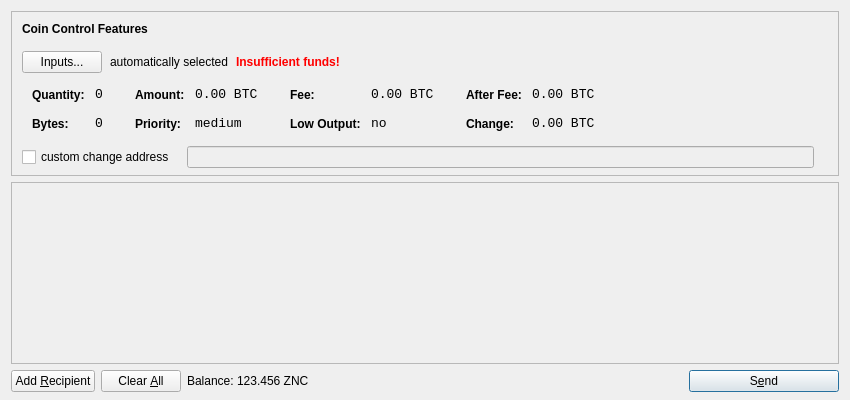
<?xml version="1.0" encoding="UTF-8"?>
<ui version="4.0">
 <class>SendCoinsDialog</class>
 <widget class="QDialog" name="SendCoinsDialog">
  <property name="geometry">
   <rect>
    <x>0</x>
    <y>0</y>
    <width>850</width>
    <height>400</height>
   </rect>
  </property>
  <property name="windowTitle">
   <string>Send Coins</string>
  </property>
  <layout class="QVBoxLayout" name="verticalLayout" stretch="0,1,0">
   <property name="bottomMargin">
    <number>8</number>
   </property>
   <item>
    <widget class="QFrame" name="frameCoinControl">
     <property name="sizePolicy">
      <sizepolicy hsizetype="Expanding" vsizetype="Expanding">
       <horstretch>0</horstretch>
       <verstretch>0</verstretch>
      </sizepolicy>
     </property>
     <property name="maximumSize">
      <size>
       <width>16777215</width>
       <height>16777215</height>
      </size>
     </property>
     <property name="frameShape">
      <enum>QFrame::StyledPanel</enum>
     </property>
     <property name="frameShadow">
      <enum>QFrame::Sunken</enum>
     </property>
     <layout class="QVBoxLayout" name="verticalLayoutCoinControl2">
      <property name="spacing">
       <number>-1</number>
      </property>
      <property name="leftMargin">
       <number>0</number>
      </property>
      <property name="topMargin">
       <number>0</number>
      </property>
      <property name="rightMargin">
       <number>0</number>
      </property>
      <property name="bottomMargin">
       <number>6</number>
      </property>
      <item>
       <layout class="QVBoxLayout" name="verticalLayoutCoinControl" stretch="0,0,0,0,1">
        <property name="spacing">
         <number>0</number>
        </property>
        <property name="leftMargin">
         <number>10</number>
        </property>
        <property name="topMargin">
         <number>10</number>
        </property>
        <item>
         <layout class="QHBoxLayout" name="horizontalLayoutCoinControl1">
          <property name="bottomMargin">
           <number>15</number>
          </property>
          <item>
           <widget class="QLabel" name="labelCoinControlFeatures">
            <property name="sizePolicy">
             <sizepolicy hsizetype="Preferred" vsizetype="Maximum">
              <horstretch>0</horstretch>
              <verstretch>0</verstretch>
             </sizepolicy>
            </property>
            <property name="font">
             <font>
              <weight>75</weight>
              <bold>true</bold>
             </font>
            </property>
            <property name="styleSheet">
             <string notr="true">font-weight:bold;</string>
            </property>
            <property name="text">
             <string>Coin Control Features</string>
            </property>
           </widget>
          </item>
         </layout>
        </item>
        <item>
         <layout class="QHBoxLayout" name="horizontalLayoutCoinControl2" stretch="0,0,0,0">
          <property name="spacing">
           <number>8</number>
          </property>
          <property name="bottomMargin">
           <number>10</number>
          </property>
          <item>
           <widget class="QPushButton" name="pushButtonCoinControl">
            <property name="styleSheet">
             <string notr="true"/>
            </property>
            <property name="text">
             <string>Inputs...</string>
            </property>
           </widget>
          </item>
          <item>
           <widget class="QLabel" name="labelCoinControlAutomaticallySelected">
            <property name="text">
             <string>automatically selected</string>
            </property>
            <property name="margin">
             <number>5</number>
            </property>
           </widget>
          </item>
          <item>
           <widget class="QLabel" name="labelCoinControlInsuffFunds">
            <property name="font">
             <font>
              <weight>75</weight>
              <bold>true</bold>
             </font>
            </property>
            <property name="styleSheet">
             <string notr="true">color:red;font-weight:bold;</string>
            </property>
            <property name="text">
             <string>Insufficient funds!</string>
            </property>
            <property name="margin">
             <number>5</number>
            </property>
           </widget>
          </item>
          <item>
           <spacer name="horizontalSpacerCoinControl">
            <property name="orientation">
             <enum>Qt::Horizontal</enum>
            </property>
            <property name="sizeHint" stdset="0">
             <size>
              <width>40</width>
              <height>1</height>
             </size>
            </property>
           </spacer>
          </item>
         </layout>
        </item>
        <item>
         <widget class="QWidget" name="widgetCoinControl" native="true">
          <property name="sizePolicy">
           <sizepolicy hsizetype="Preferred" vsizetype="Preferred">
            <horstretch>0</horstretch>
            <verstretch>0</verstretch>
           </sizepolicy>
          </property>
          <property name="minimumSize">
           <size>
            <width>0</width>
            <height>0</height>
           </size>
          </property>
          <property name="styleSheet">
           <string notr="true"/>
          </property>
          <layout class="QHBoxLayout" name="horizontalLayoutCoinControl5">
           <property name="margin">
            <number>0</number>
           </property>
           <item>
            <layout class="QHBoxLayout" name="horizontalLayoutCoinControl3" stretch="0,0,0,1">
             <property name="spacing">
              <number>20</number>
             </property>
             <property name="topMargin">
              <number>0</number>
             </property>
             <property name="bottomMargin">
              <number>10</number>
             </property>
             <item>
              <layout class="QFormLayout" name="formLayoutCoinControl1">
               <property name="horizontalSpacing">
                <number>10</number>
               </property>
               <property name="verticalSpacing">
                <number>14</number>
               </property>
               <property name="leftMargin">
                <number>10</number>
               </property>
               <property name="topMargin">
                <number>4</number>
               </property>
               <property name="rightMargin">
                <number>6</number>
               </property>
               <item row="0" column="0">
                <widget class="QLabel" name="labelCoinControlQuantityText">
                 <property name="styleSheet">
                  <string notr="true">font-weight:bold;</string>
                 </property>
                 <property name="text">
                  <string>Quantity:</string>
                 </property>
                 <property name="margin">
                  <number>0</number>
                 </property>
                </widget>
               </item>
               <item row="0" column="1">
                <widget class="QLabel" name="labelCoinControlQuantity">
                 <property name="font">
                  <font>
                   <family>Monospace</family>
                   <pointsize>10</pointsize>
                  </font>
                 </property>
                 <property name="cursor">
                  <cursorShape>IBeamCursor</cursorShape>
                 </property>
                 <property name="contextMenuPolicy">
                  <enum>Qt::ActionsContextMenu</enum>
                 </property>
                 <property name="text">
                  <string notr="true">0</string>
                 </property>
                 <property name="margin">
                  <number>0</number>
                 </property>
                 <property name="textInteractionFlags">
                  <set>Qt::LinksAccessibleByMouse|Qt::TextSelectableByKeyboard|Qt::TextSelectableByMouse</set>
                 </property>
                </widget>
               </item>
               <item row="1" column="0">
                <widget class="QLabel" name="labelCoinControlBytesText">
                 <property name="styleSheet">
                  <string notr="true">font-weight:bold;</string>
                 </property>
                 <property name="text">
                  <string>Bytes:</string>
                 </property>
                </widget>
               </item>
               <item row="1" column="1">
                <widget class="QLabel" name="labelCoinControlBytes">
                 <property name="font">
                  <font>
                   <family>Monospace</family>
                   <pointsize>10</pointsize>
                  </font>
                 </property>
                 <property name="cursor">
                  <cursorShape>IBeamCursor</cursorShape>
                 </property>
                 <property name="contextMenuPolicy">
                  <enum>Qt::ActionsContextMenu</enum>
                 </property>
                 <property name="text">
                  <string notr="true">0</string>
                 </property>
                 <property name="textInteractionFlags">
                  <set>Qt::LinksAccessibleByMouse|Qt::TextSelectableByKeyboard|Qt::TextSelectableByMouse</set>
                 </property>
                </widget>
               </item>
              </layout>
             </item>
             <item>
              <layout class="QFormLayout" name="formLayoutCoinControl2">
               <property name="horizontalSpacing">
                <number>10</number>
               </property>
               <property name="verticalSpacing">
                <number>14</number>
               </property>
               <property name="leftMargin">
                <number>6</number>
               </property>
               <property name="topMargin">
                <number>4</number>
               </property>
               <property name="rightMargin">
                <number>6</number>
               </property>
               <item row="0" column="0">
                <widget class="QLabel" name="labelCoinControlAmountText">
                 <property name="styleSheet">
                  <string notr="true">font-weight:bold;</string>
                 </property>
                 <property name="text">
                  <string>Amount:</string>
                 </property>
                 <property name="margin">
                  <number>0</number>
                 </property>
                </widget>
               </item>
               <item row="0" column="1">
                <widget class="QLabel" name="labelCoinControlAmount">
                 <property name="font">
                  <font>
                   <family>Monospace</family>
                   <pointsize>10</pointsize>
                  </font>
                 </property>
                 <property name="cursor">
                  <cursorShape>IBeamCursor</cursorShape>
                 </property>
                 <property name="contextMenuPolicy">
                  <enum>Qt::ActionsContextMenu</enum>
                 </property>
                 <property name="text">
                  <string notr="true">0.00 BTC</string>
                 </property>
                 <property name="textInteractionFlags">
                  <set>Qt::LinksAccessibleByMouse|Qt::TextSelectableByKeyboard|Qt::TextSelectableByMouse</set>
                 </property>
                </widget>
               </item>
               <item row="1" column="0">
                <widget class="QLabel" name="labelCoinControlPriorityText">
                 <property name="styleSheet">
                  <string notr="true">font-weight:bold;</string>
                 </property>
                 <property name="text">
                  <string>Priority:</string>
                 </property>
                </widget>
               </item>
               <item row="1" column="1">
                <widget class="QLabel" name="labelCoinControlPriority">
                 <property name="font">
                  <font>
                   <family>Monospace</family>
                   <pointsize>10</pointsize>
                  </font>
                 </property>
                 <property name="cursor">
                  <cursorShape>IBeamCursor</cursorShape>
                 </property>
                 <property name="contextMenuPolicy">
                  <enum>Qt::ActionsContextMenu</enum>
                 </property>
                 <property name="text">
                  <string>medium</string>
                 </property>
                 <property name="textInteractionFlags">
                  <set>Qt::LinksAccessibleByMouse|Qt::TextSelectableByKeyboard|Qt::TextSelectableByMouse</set>
                 </property>
                </widget>
               </item>
              </layout>
             </item>
             <item>
              <layout class="QFormLayout" name="formLayoutCoinControl3">
               <property name="horizontalSpacing">
                <number>10</number>
               </property>
               <property name="verticalSpacing">
                <number>14</number>
               </property>
               <property name="leftMargin">
                <number>6</number>
               </property>
               <property name="topMargin">
                <number>4</number>
               </property>
               <property name="rightMargin">
                <number>6</number>
               </property>
               <item row="0" column="0">
                <widget class="QLabel" name="labelCoinControlFeeText">
                 <property name="styleSheet">
                  <string notr="true">font-weight:bold;</string>
                 </property>
                 <property name="text">
                  <string>Fee:</string>
                 </property>
                 <property name="margin">
                  <number>0</number>
                 </property>
                </widget>
               </item>
               <item row="0" column="1">
                <widget class="QLabel" name="labelCoinControlFee">
                 <property name="font">
                  <font>
                   <family>Monospace</family>
                   <pointsize>10</pointsize>
                  </font>
                 </property>
                 <property name="cursor">
                  <cursorShape>IBeamCursor</cursorShape>
                 </property>
                 <property name="contextMenuPolicy">
                  <enum>Qt::ActionsContextMenu</enum>
                 </property>
                 <property name="text">
                  <string notr="true">0.00 BTC</string>
                 </property>
                 <property name="textInteractionFlags">
                  <set>Qt::LinksAccessibleByMouse|Qt::TextSelectableByKeyboard|Qt::TextSelectableByMouse</set>
                 </property>
                </widget>
               </item>
               <item row="1" column="0">
                <widget class="QLabel" name="labelCoinControlLowOutputText">
                 <property name="styleSheet">
                  <string notr="true">font-weight:bold;</string>
                 </property>
                 <property name="text">
                  <string>Low Output:</string>
                 </property>
                </widget>
               </item>
               <item row="1" column="1">
                <widget class="QLabel" name="labelCoinControlLowOutput">
                 <property name="font">
                  <font>
                   <family>Monospace</family>
                   <pointsize>10</pointsize>
                  </font>
                 </property>
                 <property name="cursor">
                  <cursorShape>IBeamCursor</cursorShape>
                 </property>
                 <property name="contextMenuPolicy">
                  <enum>Qt::ActionsContextMenu</enum>
                 </property>
                 <property name="text">
                  <string>no</string>
                 </property>
                 <property name="textInteractionFlags">
                  <set>Qt::LinksAccessibleByMouse|Qt::TextSelectableByKeyboard|Qt::TextSelectableByMouse</set>
                 </property>
                </widget>
               </item>
              </layout>
             </item>
             <item>
              <layout class="QFormLayout" name="formLayoutCoinControl4">
               <property name="horizontalSpacing">
                <number>10</number>
               </property>
               <property name="verticalSpacing">
                <number>14</number>
               </property>
               <property name="leftMargin">
                <number>6</number>
               </property>
               <property name="topMargin">
                <number>4</number>
               </property>
               <property name="rightMargin">
                <number>6</number>
               </property>
               <item row="0" column="0">
                <widget class="QLabel" name="labelCoinControlAfterFeeText">
                 <property name="styleSheet">
                  <string notr="true">font-weight:bold;</string>
                 </property>
                 <property name="text">
                  <string>After Fee:</string>
                 </property>
                 <property name="margin">
                  <number>0</number>
                 </property>
                </widget>
               </item>
               <item row="0" column="1">
                <widget class="QLabel" name="labelCoinControlAfterFee">
                 <property name="font">
                  <font>
                   <family>Monospace</family>
                   <pointsize>10</pointsize>
                  </font>
                 </property>
                 <property name="cursor">
                  <cursorShape>IBeamCursor</cursorShape>
                 </property>
                 <property name="contextMenuPolicy">
                  <enum>Qt::ActionsContextMenu</enum>
                 </property>
                 <property name="text">
                  <string notr="true">0.00 BTC</string>
                 </property>
                 <property name="textInteractionFlags">
                  <set>Qt::LinksAccessibleByMouse|Qt::TextSelectableByKeyboard|Qt::TextSelectableByMouse</set>
                 </property>
                </widget>
               </item>
               <item row="1" column="0">
                <widget class="QLabel" name="labelCoinControlChangeText">
                 <property name="styleSheet">
                  <string notr="true">font-weight:bold;</string>
                 </property>
                 <property name="text">
                  <string>Change:</string>
                 </property>
                </widget>
               </item>
               <item row="1" column="1">
                <widget class="QLabel" name="labelCoinControlChange">
                 <property name="font">
                  <font>
                   <family>Monospace</family>
                   <pointsize>10</pointsize>
                  </font>
                 </property>
                 <property name="cursor">
                  <cursorShape>IBeamCursor</cursorShape>
                 </property>
                 <property name="contextMenuPolicy">
                  <enum>Qt::ActionsContextMenu</enum>
                 </property>
                 <property name="text">
                  <string notr="true">0.00 BTC</string>
                 </property>
                 <property name="textInteractionFlags">
                  <set>Qt::LinksAccessibleByMouse|Qt::TextSelectableByKeyboard|Qt::TextSelectableByMouse</set>
                 </property>
                </widget>
               </item>
              </layout>
             </item>
            </layout>
           </item>
          </layout>
         </widget>
        </item>
        <item>
         <layout class="QHBoxLayout" name="horizontalLayoutCoinControl4" stretch="0,0,0">
          <property name="spacing">
           <number>12</number>
          </property>
          <property name="sizeConstraint">
           <enum>QLayout::SetDefaultConstraint</enum>
          </property>
          <property name="topMargin">
           <number>5</number>
          </property>
          <property name="rightMargin">
           <number>5</number>
          </property>
          <item>
           <widget class="QCheckBox" name="checkBoxCoinControlChange">
            <property name="text">
             <string>custom change address</string>
            </property>
           </widget>
          </item>
          <item>
           <widget class="QLineEdit" name="lineEditCoinControlChange">
            <property name="enabled">
             <bool>false</bool>
            </property>
            <property name="sizePolicy">
             <sizepolicy hsizetype="Expanding" vsizetype="Fixed">
              <horstretch>0</horstretch>
              <verstretch>0</verstretch>
             </sizepolicy>
            </property>
           </widget>
          </item>
          <item>
           <widget class="QLabel" name="labelCoinControlChangeLabel">
            <property name="sizePolicy">
             <sizepolicy hsizetype="Preferred" vsizetype="Expanding">
              <horstretch>0</horstretch>
              <verstretch>0</verstretch>
             </sizepolicy>
            </property>
            <property name="minimumSize">
             <size>
              <width>0</width>
              <height>0</height>
             </size>
            </property>
            <property name="text">
             <string/>
            </property>
            <property name="margin">
             <number>3</number>
            </property>
           </widget>
          </item>
         </layout>
        </item>
        <item>
         <spacer name="verticalSpacerCoinControl">
          <property name="orientation">
           <enum>Qt::Vertical</enum>
          </property>
          <property name="sizeHint" stdset="0">
           <size>
            <width>800</width>
            <height>1</height>
           </size>
          </property>
         </spacer>
        </item>
       </layout>
      </item>
     </layout>
    </widget>
   </item>
   <item>
    <widget class="QScrollArea" name="scrollArea">
     <property name="widgetResizable">
      <bool>true</bool>
     </property>
     <widget class="QWidget" name="scrollAreaWidgetContents">
      <property name="geometry">
       <rect>
        <x>0</x>
        <y>0</y>
        <width>830</width>
        <height>165</height>
       </rect>
      </property>
      <layout class="QVBoxLayout" name="verticalLayout_2">
       <property name="margin">
        <number>0</number>
       </property>
       <item>
        <layout class="QVBoxLayout" name="entries">
         <property name="spacing">
          <number>6</number>
         </property>
        </layout>
       </item>
       <item>
        <spacer name="verticalSpacer">
         <property name="orientation">
          <enum>Qt::Vertical</enum>
         </property>
         <property name="sizeHint" stdset="0">
          <size>
           <width>20</width>
           <height>40</height>
          </size>
         </property>
        </spacer>
       </item>
      </layout>
     </widget>
    </widget>
   </item>
   <item>
    <layout class="QHBoxLayout" name="horizontalLayout">
     <item>
      <widget class="QPushButton" name="addButton">
       <property name="toolTip">
        <string>Send to multiple recipients at once</string>
       </property>
       <property name="text">
        <string>Add &amp;Recipient</string>
       </property>
       <property name="icon">
        <iconset resource="../bitcoin.qrc">
         <normaloff>:/icons/add</normaloff>:/icons/add</iconset>
       </property>
       <property name="autoDefault">
        <bool>false</bool>
       </property>
      </widget>
     </item>
     <item>
      <widget class="QPushButton" name="clearButton">
       <property name="sizePolicy">
        <sizepolicy hsizetype="Minimum" vsizetype="Fixed">
         <horstretch>0</horstretch>
         <verstretch>0</verstretch>
        </sizepolicy>
       </property>
       <property name="toolTip">
        <string>Remove all transaction fields</string>
       </property>
       <property name="text">
        <string>Clear &amp;All</string>
       </property>
       <property name="icon">
        <iconset resource="../bitcoin.qrc">
         <normaloff>:/icons/remove</normaloff>:/icons/remove</iconset>
       </property>
       <property name="autoRepeatDelay">
        <number>300</number>
       </property>
       <property name="autoDefault">
        <bool>false</bool>
       </property>
      </widget>
     </item>
     <item>
      <layout class="QHBoxLayout" name="horizontalLayout_2">
       <property name="spacing">
        <number>3</number>
       </property>
       <item>
        <widget class="QLabel" name="label">
         <property name="text">
          <string>Balance:</string>
         </property>
        </widget>
       </item>
       <item>
        <widget class="QLabel" name="labelBalance">
         <property name="cursor">
          <cursorShape>IBeamCursor</cursorShape>
         </property>
         <property name="text">
          <string>123.456 ZNC</string>
         </property>
         <property name="textInteractionFlags">
          <set>Qt::LinksAccessibleByMouse|Qt::TextSelectableByKeyboard|Qt::TextSelectableByMouse</set>
         </property>
        </widget>
       </item>
      </layout>
     </item>
     <item>
      <spacer name="horizontalSpacer">
       <property name="orientation">
        <enum>Qt::Horizontal</enum>
       </property>
       <property name="sizeHint" stdset="0">
        <size>
         <width>40</width>
         <height>20</height>
        </size>
       </property>
      </spacer>
     </item>
     <item>
      <widget class="QPushButton" name="sendButton">
       <property name="minimumSize">
        <size>
         <width>150</width>
         <height>0</height>
        </size>
       </property>
       <property name="toolTip">
        <string>Confirm the send action</string>
       </property>
       <property name="text">
        <string>S&amp;end</string>
       </property>
       <property name="icon">
        <iconset resource="../bitcoin.qrc">
         <normaloff>:/icons/send</normaloff>:/icons/send</iconset>
       </property>
       <property name="default">
        <bool>true</bool>
       </property>
      </widget>
     </item>
    </layout>
   </item>
  </layout>
 </widget>
 <resources>
  <include location="../bitcoin.qrc"/>
 </resources>
 <connections/>
</ui>
